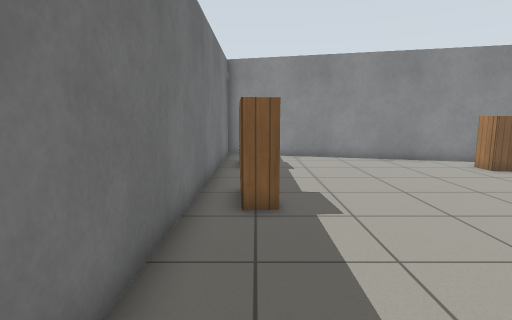
view 1 (above)

24 first-person views from a walk through a world built for the Gazebo simulator. The camera is 1 m above the floor, tilts 8° down and sees 80° across. The floor is counted in squares, 0.5 m on a side. Each view is taken from the middle of a square. On the plan, view 1 faces up. The plan holds only what a view shows up to about 17 squares ahead; the rest is blank. The place goes on beyond the plan. Simple patterns stand in for the simulator's built-in surfaces.

view 2
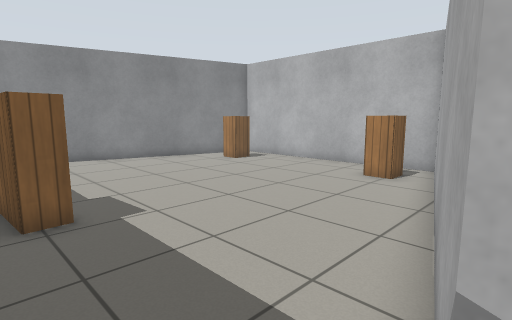

view 3
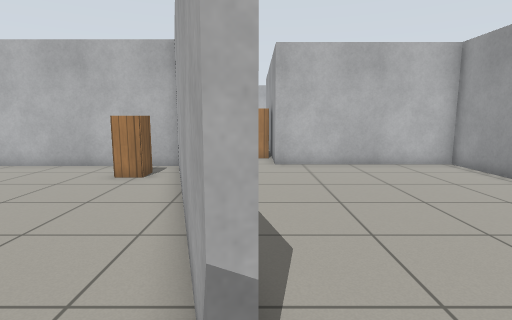

view 4
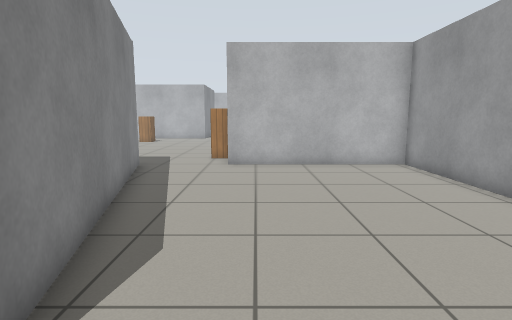

view 5
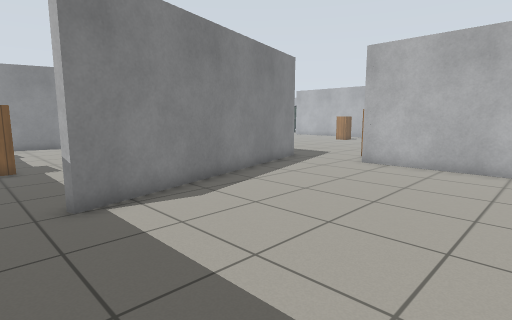

view 6
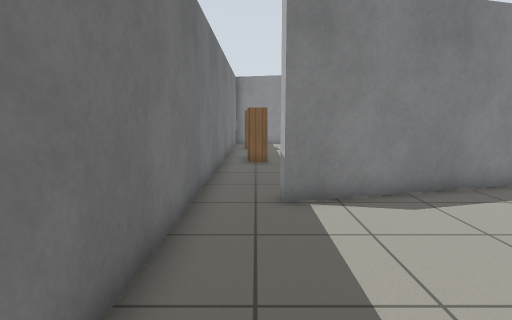

view 7
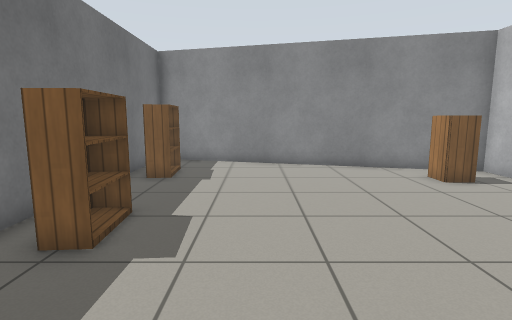

view 8
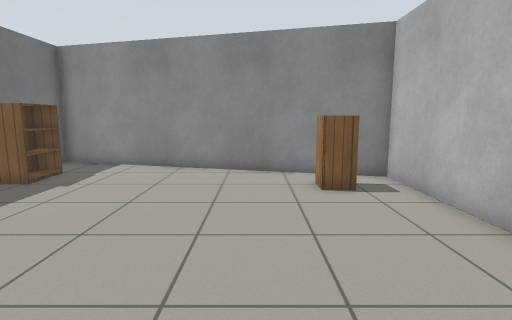

view 9
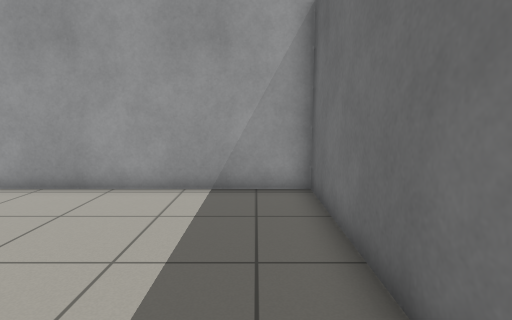

view 10
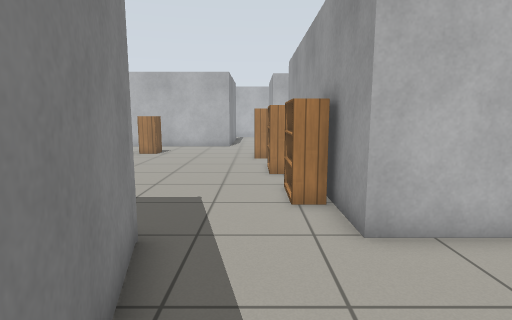

view 11
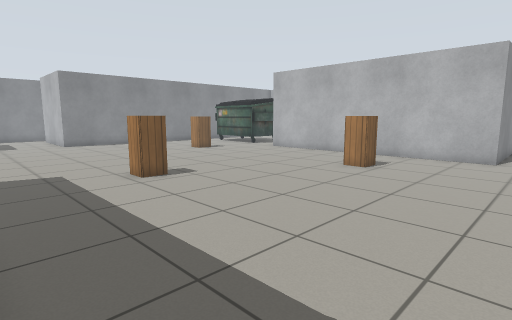

view 12
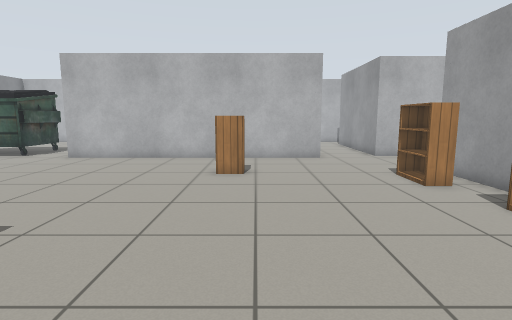

view 13
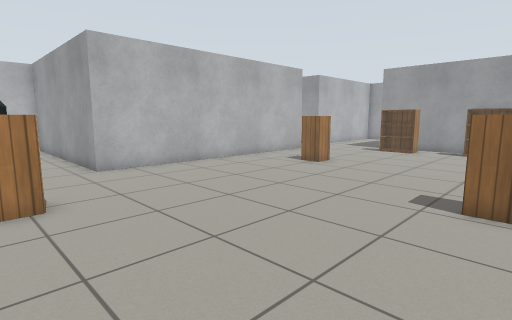

view 14
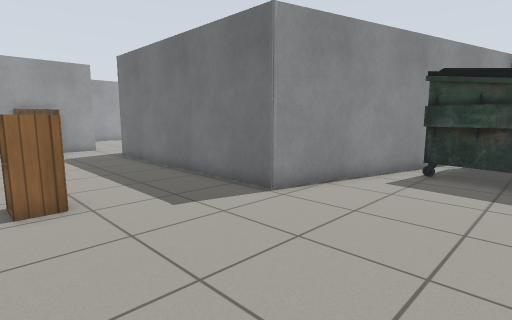

view 15
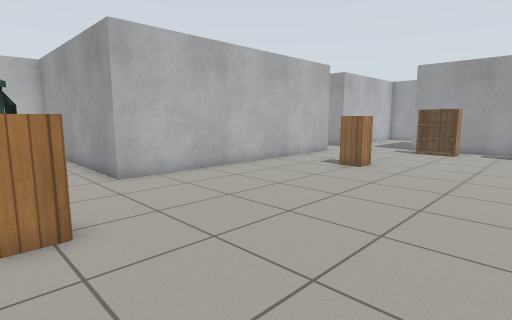

view 16
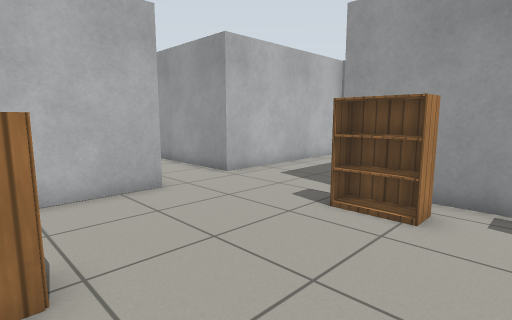

view 17
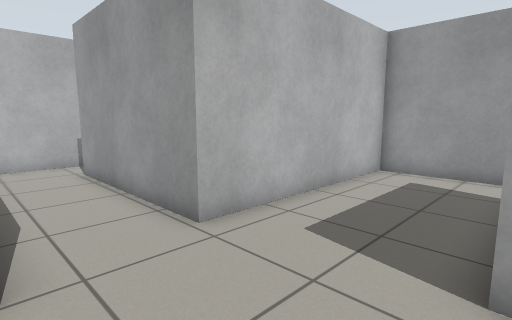

view 18
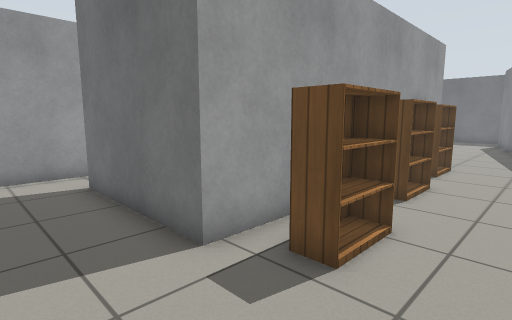

view 19
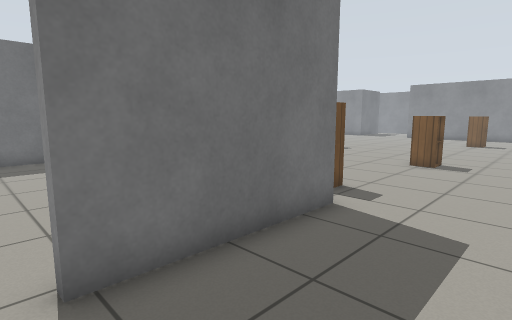

view 20
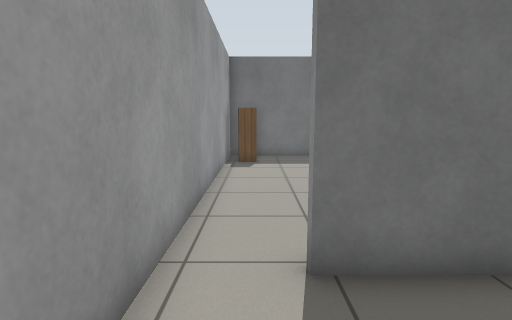

view 21
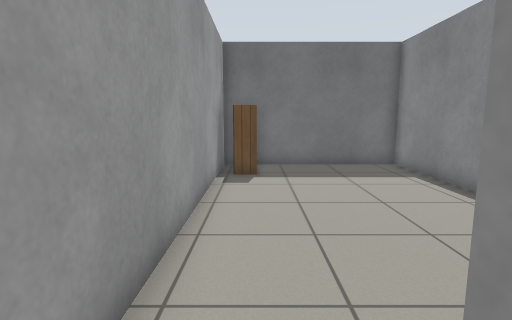

view 22
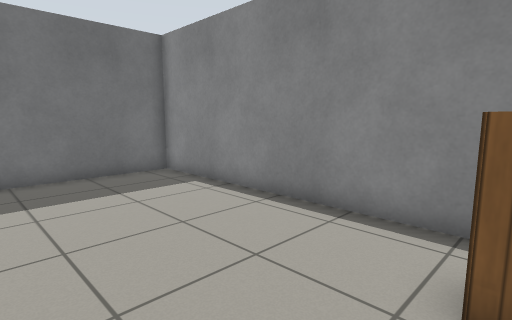

view 23
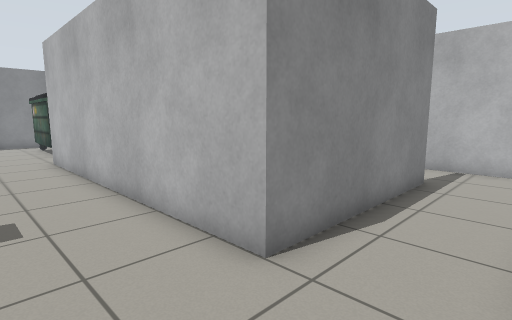

view 24
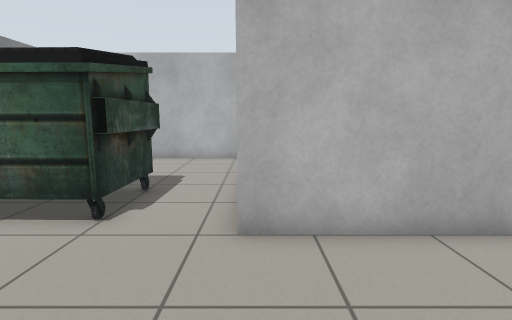

### Floor plan
Ten units are one square. View 1 is at (0, 0); x grows to the right and y downward. Boxes are objects, and circles mark ways between rooms. Rooms are numbered by the first view taken in them; rooms with no view inside come last. Other rooms are left out.
<svg viewBox="-20 -200 404 290">
<path fill="none" stroke="#000" d="M-15 -14 -15 83 119 83 119 8M117 -29 7 0 6 -3M6 -3 114 -32 114 -132 -15 -166 -15 -14M119 8 244 8 244 64M351 -28 280 -28 280 -153 379 -153 379 -195M245 83 287 83 287 2 358 2M379 -6 379 -36M46 -153 117 -134 117 -29M145 83 245 83M225 11 122 11 122 83"/>
<rect x="-15" y="-145" width="20" height="30" fill="#bbb"><title>bookshelf</title></rect>
<rect x="-5" y="-85" width="10" height="30" fill="#bbb"><title>bookshelf</title></rect>
<rect x="85" y="-55" width="20" height="20" fill="#bbb"><title>cabinet</title></rect>
<rect x="85" y="-125" width="20" height="20" fill="#bbb"><title>cabinet</title></rect>
<rect x="65" y="-185" width="20" height="30" fill="#bbb"><title>dumpster</title></rect>
<rect x="135" y="-5" width="30" height="10" fill="#bbb"><title>bookshelf</title></rect>
<rect x="155" y="-125" width="20" height="20" fill="#bbb"><title>cabinet</title></rect>
<rect x="175" y="-15" width="20" height="20" fill="#bbb"><title>bookshelf</title></rect>
<rect x="215" y="-15" width="30" height="20" fill="#bbb"><title>bookshelf</title></rect>
<rect x="225" y="-195" width="20" height="20" fill="#bbb"><title>cabinet</title></rect>
<rect x="235" y="-75" width="20" height="20" fill="#bbb"><title>cabinet</title></rect>
<rect x="275" y="-195" width="40" height="20" fill="#bbb"><title>dumpster</title></rect>
<rect x="125" y="65" width="20" height="20" fill="#bbb"><title>bookshelf</title></rect>
<rect x="215" y="25" width="20" height="20" fill="#bbb"><title>cabinet</title></rect>
<circle cx="-5" cy="-5" r="3" fill="#2a7"/>
<circle cx="120" cy="-10" r="3" fill="#2a7"/>
<circle cx="240" cy="70" r="3" fill="#2a7"/>
<text x="50" y="30">1</text>
<text x="40" y="-80">2</text>
<text x="220" y="-90">3</text>
<text x="180" y="50">4</text>
</svg>
Room 1 opens to room 2. Room 1 opens to room 3. Room 3 opens to room 4.

Where each view was taken, in squares from view 1:
view 1: 0 up, 0 right, facing up
view 2: 0 up, 1 left, facing up-right
view 3: 0 up, 1 left, facing right
view 4: 2 down, 1 left, facing right
view 5: 7 down, 1 left, facing up-right
view 6: 7 down, 0 right, facing up
view 7: 2 up, 3 right, facing up
view 8: 3 up, 7 right, facing up
view 9: 0 up, 0 right, facing down
view 10: 1 up, 7 right, facing right
view 11: 1 up, 12 right, facing up-right
view 12: 6 up, 13 right, facing right
view 13: 19 up, 16 right, facing down-right
view 14: 19 up, 18 right, facing down-left
view 15: 19 up, 18 right, facing down-right
view 16: 7 up, 20 right, facing down-right
view 17: 3 up, 24 right, facing down-right
view 18: 3 up, 27 right, facing down-left
view 19: 7 down, 28 right, facing up-left
view 20: 7 down, 28 right, facing left
view 21: 7 down, 25 right, facing left
view 22: 7 down, 23 right, facing up-left
view 23: 0 up, 25 right, facing up-right
view 24: 15 up, 23 right, facing right
